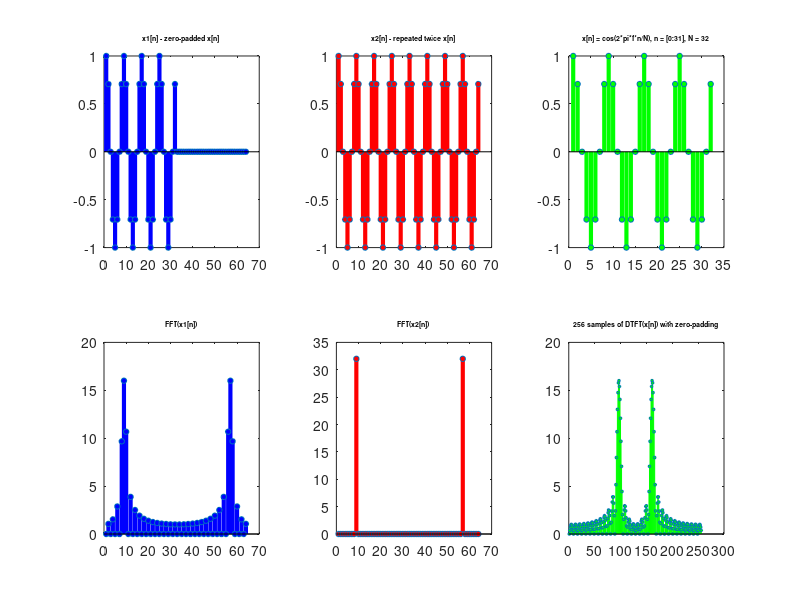

Recreate this plot in MATLAB.
N = 32;
f = 4;
n = [0:N-1];
x = cos(2*pi*f*n/N);
x1 = [x zeros(1,N)];
x2 = [x x];
X1 = fft(x1);
X2 = fft(x2);


subplot(2,3,1);
	stem(x1,"markerfacecolor","b","color","b","markersize",4,"linewidth", 3);
	title("x1[n] - zero-padded x[n] ", "fontsize", 5);
subplot(2,3,2);
	stem(x2,"markerfacecolor","r","color","r","markersize",4,"linewidth", 3);
	title("x2[n] - repeated twice x[n]", "fontsize", 5);
subplot(2,3,4);
	stem(abs(X1),"markerfacecolor","b","color","b","markersize",4,"linewidth", 3);
	title("FFT(x1[n])", "fontsize", 5);
subplot(2,3,5);
	stem(abs(X2),"markerfacecolor","r","color","r","markersize",4,"linewidth", 3);
	title("FFT(x2[n])", "fontsize", 5);

xfs = x; %[zeros(1,N) x zeros(1,N)];
Xfs = fft(xfs, 256);
Xfs = fftshift(Xfs);
subplot(2,3,3);
	stem(xfs,"markerfacecolor","g","color","g","markersize",4,"linewidth", 3);
	title("x[n] = cos(2*pi*f*n/N), n = [0:31], N = 32", "fontsize", 5);
subplot(2,3,6);
	stem(abs(Xfs),"markerfacecolor","g","color","g","markersize",2);
	title("256 samples of DTFT(x[n]) with zero-padding", "fontsize", 5);

